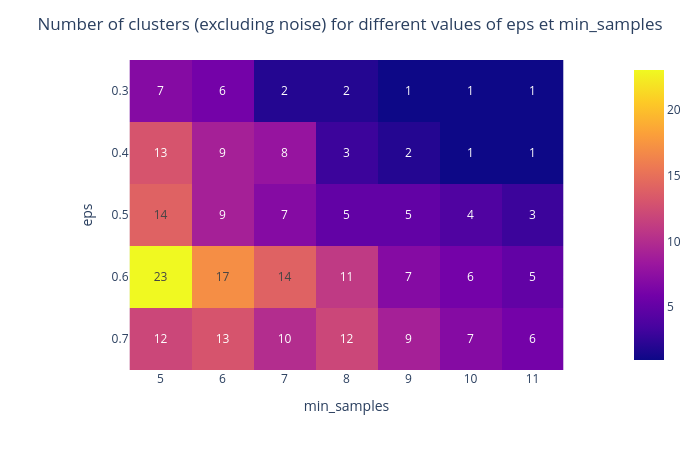
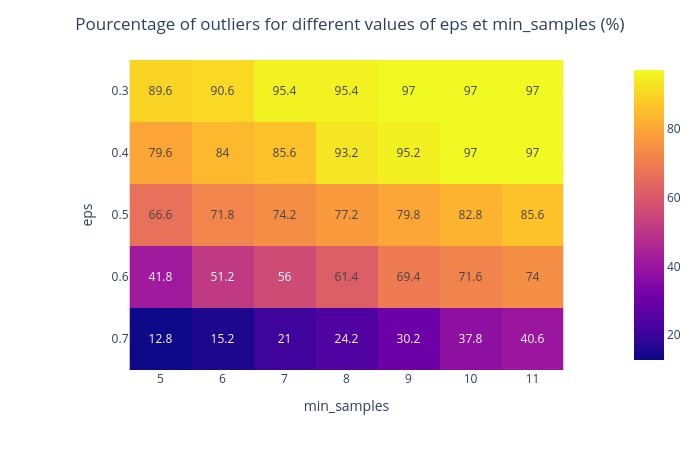
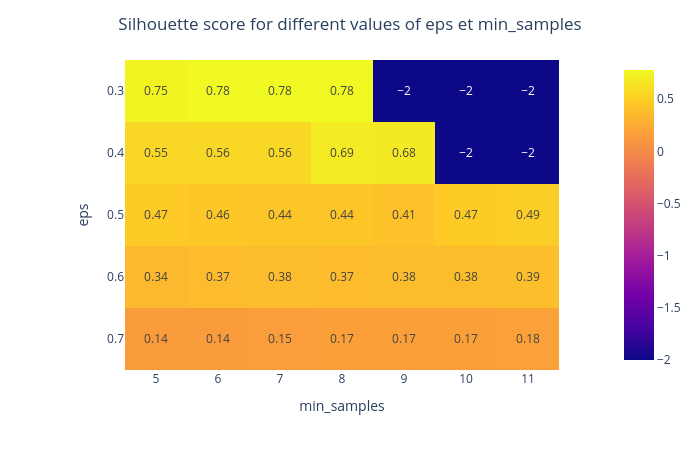

Notebook cell for these charts, in order:
### Code cell
fig = px.imshow(df_count_cluster, text_auto=True)
fig.update_layout(
    height=450, 
    width=700,
    xaxis_title="min_samples",
    yaxis_title="eps",
    title=dict(
            text="Number of clusters (excluding noise) for different values of eps et min_samples",
            x=0.5,
            xanchor='center'
        )
)

fig.show()

fig = px.imshow(df_outliers, text_auto=True)
fig.update_layout(
    height=450, 
    width=700,
    xaxis_title="min_samples",
    yaxis_title="eps",
    title=dict(
            text="Pourcentage of outliers for different values of eps et min_samples (%)",
            x=0.5,
            xanchor='center'
        )
)

fig.show()

fig = px.imshow(df_silhouette, text_auto=True)
fig.update_layout(
    height=450, 
    width=700,
    xaxis_title="min_samples",
    yaxis_title="eps",
    title=dict(
            text="Silhouette score for different values of eps et min_samples",
            x=0.5,
            xanchor='center'
        )
)

fig.show()

### Figure 1 — Plotly figure (JSON) as saved in the notebook; plotly's stock layout.template omitted (floating-point values rounded to 4 significant figures)
{"data": [{"coloraxis": "coloraxis", "hovertemplate": "min_samples: %{x}<br>eps: %{y}<br>color: %{z}<extra></extra>", "name": "0", "texttemplate": "%{z}", "type": "heatmap", "x": ["5", "6", "7", "8", "9", "10", "11"], "xaxis": "x", "y": ["0.3", "0.4", "0.5", "0.6", "0.7"], "yaxis": "y", "z": [[7, 6, 2, 2, 1, 1, 1], [13, 9, 8, 3, 2, 1, 1], [14, 9, 7, 5, 5, 4, 3], [23, 17, 14, 11, 7, 6, 5], [12, 13, 10, 12, 9, 7, 6]]}], "layout": {"coloraxis": {"colorscale": [[0, "#0d0887"], [0.1111, "#46039f"], [0.2222, "#7201a8"], [0.3333, "#9c179e"], [0.4444, "#bd3786"], [0.5556, "#d8576b"], [0.6667, "#ed7953"], [0.7778, "#fb9f3a"], [0.8889, "#fdca26"], [1, "#f0f921"]]}, "height": 450, "margin": {"t": 60}, "title": {"text": "Number of clusters (excluding noise) for different values of eps et min_samples", "x": 0.5, "xanchor": "center"}, "width": 700, "xaxis": {"anchor": "y", "constrain": "domain", "domain": [0, 1], "scaleanchor": "y", "title": {"text": "min_samples"}}, "yaxis": {"anchor": "x", "autorange": "reversed", "constrain": "domain", "domain": [0, 1], "title": {"text": "eps"}}}}

### Figure 2 — Plotly figure (JSON) as saved in the notebook; plotly's stock layout.template omitted (floating-point values rounded to 4 significant figures)
{"data": [{"coloraxis": "coloraxis", "hovertemplate": "min_samples: %{x}<br>eps: %{y}<br>color: %{z}<extra></extra>", "name": "0", "texttemplate": "%{z}", "type": "heatmap", "x": ["5", "6", "7", "8", "9", "10", "11"], "xaxis": "x", "y": ["0.3", "0.4", "0.5", "0.6", "0.7"], "yaxis": "y", "z": [[89.6, 90.6, 95.4, 95.4, 97.0, 97.0, 97.0], [79.6, 84.0, 85.6, 93.2, 95.2, 97.0, 97.0], [66.6, 71.8, 74.2, 77.2, 79.8, 82.8, 85.6], [41.8, 51.2, 56.0, 61.4, 69.4, 71.6, 74.0], [12.8, 15.2, 21.0, 24.2, 30.2, 37.8, 40.6]]}], "layout": {"coloraxis": {"colorscale": [[0, "#0d0887"], [0.1111, "#46039f"], [0.2222, "#7201a8"], [0.3333, "#9c179e"], [0.4444, "#bd3786"], [0.5556, "#d8576b"], [0.6667, "#ed7953"], [0.7778, "#fb9f3a"], [0.8889, "#fdca26"], [1, "#f0f921"]]}, "height": 450, "margin": {"t": 60}, "title": {"text": "Pourcentage of outliers for different values of eps et min_samples (%)", "x": 0.5, "xanchor": "center"}, "width": 700, "xaxis": {"anchor": "y", "constrain": "domain", "domain": [0, 1], "scaleanchor": "y", "title": {"text": "min_samples"}}, "yaxis": {"anchor": "x", "autorange": "reversed", "constrain": "domain", "domain": [0, 1], "title": {"text": "eps"}}}}

### Figure 3 — Plotly figure (JSON) as saved in the notebook; plotly's stock layout.template omitted (floating-point values rounded to 4 significant figures)
{"data": [{"coloraxis": "coloraxis", "hovertemplate": "min_samples: %{x}<br>eps: %{y}<br>color: %{z}<extra></extra>", "name": "0", "texttemplate": "%{z}", "type": "heatmap", "x": ["5", "6", "7", "8", "9", "10", "11"], "xaxis": "x", "y": ["0.3", "0.4", "0.5", "0.6", "0.7"], "yaxis": "y", "z": [[0.75, 0.78, 0.78, 0.78, -2.0, -2.0, -2.0], [0.55, 0.56, 0.56, 0.69, 0.68, -2.0, -2.0], [0.47, 0.46, 0.44, 0.44, 0.41, 0.47, 0.49], [0.34, 0.37, 0.38, 0.37, 0.38, 0.38, 0.39], [0.14, 0.14, 0.15, 0.17, 0.17, 0.17, 0.18]]}], "layout": {"coloraxis": {"colorscale": [[0, "#0d0887"], [0.1111, "#46039f"], [0.2222, "#7201a8"], [0.3333, "#9c179e"], [0.4444, "#bd3786"], [0.5556, "#d8576b"], [0.6667, "#ed7953"], [0.7778, "#fb9f3a"], [0.8889, "#fdca26"], [1, "#f0f921"]]}, "height": 450, "margin": {"t": 60}, "title": {"text": "Silhouette score for different values of eps et min_samples", "x": 0.5, "xanchor": "center"}, "width": 700, "xaxis": {"anchor": "y", "constrain": "domain", "domain": [0, 1], "scaleanchor": "y", "title": {"text": "min_samples"}}, "yaxis": {"anchor": "x", "autorange": "reversed", "constrain": "domain", "domain": [0, 1], "title": {"text": "eps"}}}}
